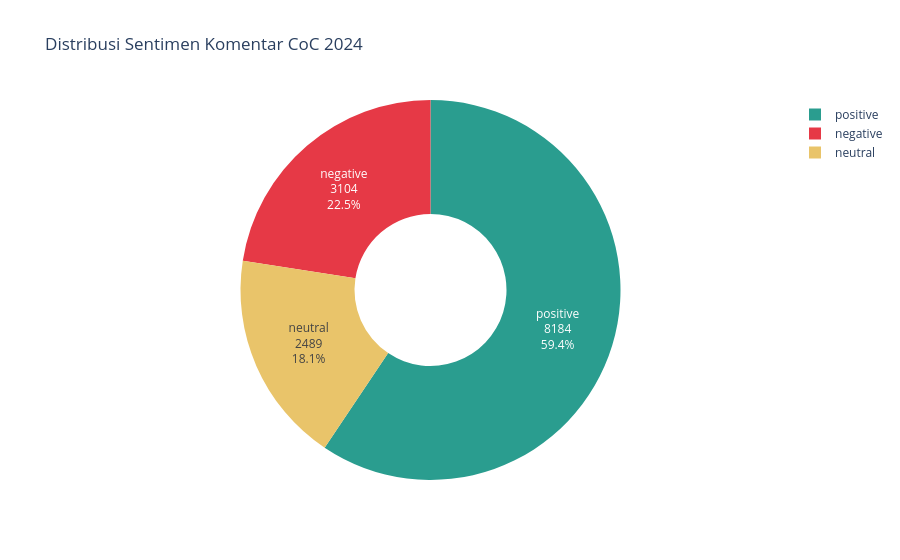

The notebook cell this image was saved under:
### Code cell
# ── Visualisasi 1: Distribusi Sentimen ────────────────────
count_df = df["sentiment_final"].value_counts().reset_index()
count_df.columns = ["sentiment_final", "count"]

fig1 = px.pie(
    count_df,
    names  = "sentiment_final",
    values = "count",
    title  = "Distribusi Sentimen Komentar CoC 2024",
    color  = "sentiment_final",
    color_discrete_map = COLORS,
    hole   = 0.4,          # donut chart
)
fig1.update_traces(textinfo="percent+label+value")
fig1.show()

### Figure 1 — Plotly figure (JSON) as saved in the notebook; plotly's stock layout.template omitted (floating-point values rounded to 4 significant figures)
{"data": [{"customdata": [["positive"], ["negative"], ["neutral"]], "domain": {"x": [0, 1], "y": [0, 1]}, "hole": 0.4, "hovertemplate": "sentiment_final=%{customdata[0]}<br>count=%{value}<extra></extra>", "labels": ["positive", "negative", "neutral"], "legendgroup": "", "marker": {"colors": ["#2a9d8f", "#e63946", "#e9c46a"]}, "name": "", "showlegend": true, "textinfo": "percent+label+value", "type": "pie", "values": [8184, 3104, 2489]}], "layout": {"legend": {"tracegroupgap": 0}, "title": {"text": "Distribusi Sentimen Komentar CoC 2024"}}}
